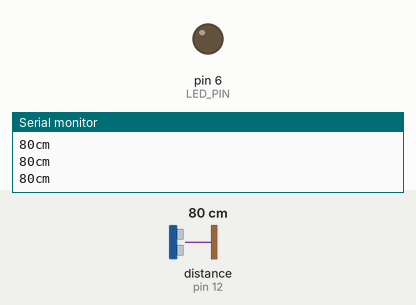
Simulated run of this sketch. Board: Arduino Uno, built with avr-gcc and run on an emulated ATmega328P. On the bench: output pins drawn as LEDs (lit = HIGH), the last lines printed to the serial monitor. Inputs (shaded band) come from the test bench; at power-on: distance to the obstacle (sensor on pin 12) 80 cm. The echo pulse lasts 58.3 µs per cm.

Above: at 2.2 s.
2.3 s: distance to the obstacle (sensor on pin 12) set to 54 cm
5.3 s: distance to the obstacle (sensor on pin 12) set to 45 cm
At 6.6 s:
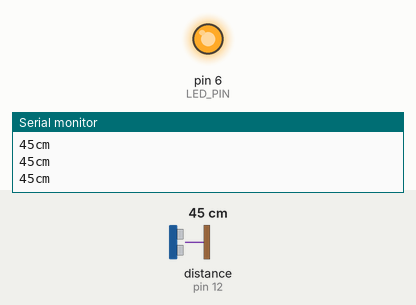
6.9 s: distance to the obstacle (sensor on pin 12) set to 60 cm
At 8.1 s:
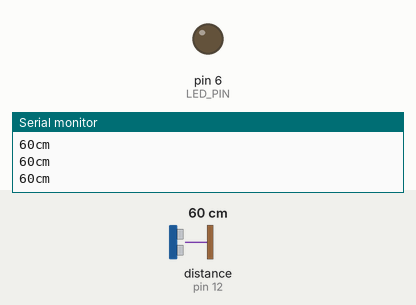
8.4 s: distance to the obstacle (sensor on pin 12) set to 2 cm
At 8.8 s:
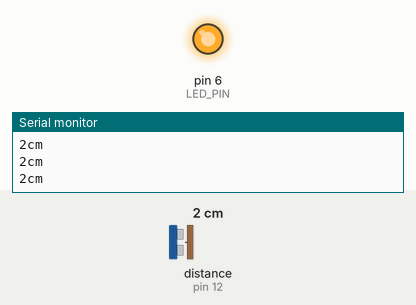
Timing chart, 0 to 11.0 s (numbered marks = the images above; inputs shaded):
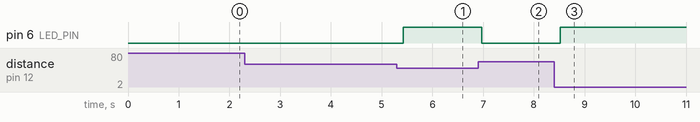

Measured:
- the behaviour switches between 51 and 50 cm on distance to the obstacle (sensor on pin 12) (found by bisection; images 0 and 1)
- after the input at 5.3 s, pin 6 (LED_PIN): LOW → HIGH after 0.13 s
- after the input at 6.9 s, pin 6 (LED_PIN): HIGH → LOW after 0.07 s
- after the input at 8.4 s, pin 6 (LED_PIN): LOW → HIGH after 0.12 s

The sketch:

wireless_sensor.ino
```cpp
/*
A sensor that sends a signal to pin 6 (An LED) when it detects an object within 50cm.
Requires an Ultrasonic Sensor and LED (+ 220 ohm resistor).

How to wire:
Ultrasonic Sensor
Vcc - Positive
Trig - 12
Echo - 11
Gnd - Negative

Connect positive side of LED to resistor, and that resistor to pin 6
*/
#include "SR04.h"

#define TRIG_PIN 12
#define ECHO_PIN 11
#define LED_PIN 6

SR04 sr04 = SR04(ECHO_PIN, TRIG_PIN);
long distance;

void setup() {
   Serial.begin(9600);
   pinMode(LED_PIN, OUTPUT);  // Set LED pin as output
   delay(1000);
}

void loop() {
   distance = sr04.Distance();
   Serial.print(distance);
   Serial.println("cm");

   if (distance > 0 && distance <= 50) {
      digitalWrite(LED_PIN, HIGH);  // Turn on LED
   } else {
      digitalWrite(LED_PIN, LOW);   // Turn off LED
   }

   delay(100);
}
```
